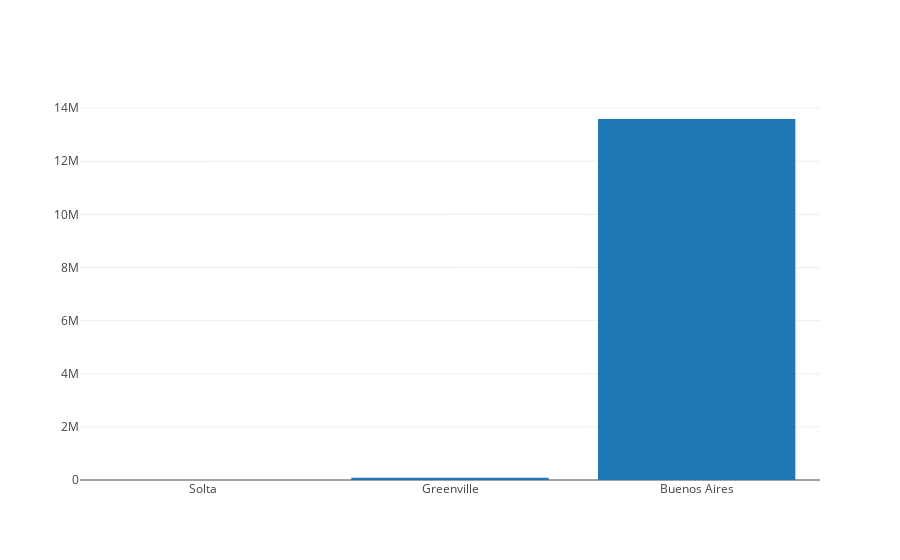

Notebook source saved alongside this figure:
### Markdown cell above
Next, we retrieve the first three city names, stored as the `'City'` attribute of each dictionary, and `'Population'` of each of the cities.  Then we plot the names as our `x_values` and the populations as our `y_values`.

### Code cell
import plotly

plotly.offline.init_notebook_mode(connected=True)

x_values = [cities[0]['City'], cities[1]['City'], cities[2]['City']]
y_values = [cities[0]['Population'], cities[1]['Population'], cities[2]['Population']]
trace_first_three_pops = {'x': x_values, 'y': y_values, 'type': 'bar'}
plotly.offline.iplot([trace_first_three_pops])

### Figure 1 — Plotly figure (JSON) as saved in the notebook; plotly's stock layout.template omitted (floating-point values rounded to 4 significant figures)
{"data": [{"type": "bar", "x": ["Solta", "Greenville", "Buenos Aires"], "y": [1700, 84554, 13591863]}], "layout": {}}
